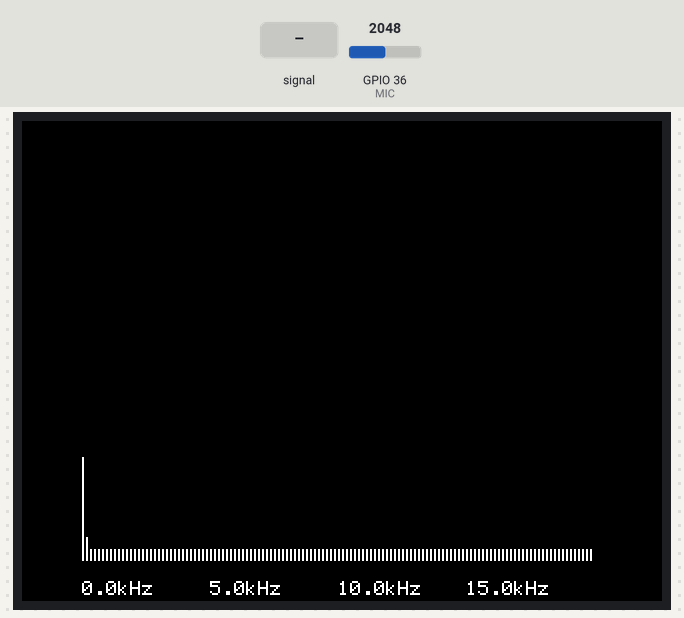
Simulated run of this sketch. Board: ESP32. On the bench: 320×240 colour display. Inputs (shaded band) come from the test bench; at power-on: GPIO 36 (MIC) = 2048.

Above: at 1.3 s.
1.4 s: GPIO 36 (MIC) fed a 200 Hz sine of ±327 counts around its level
At 1.71 s:
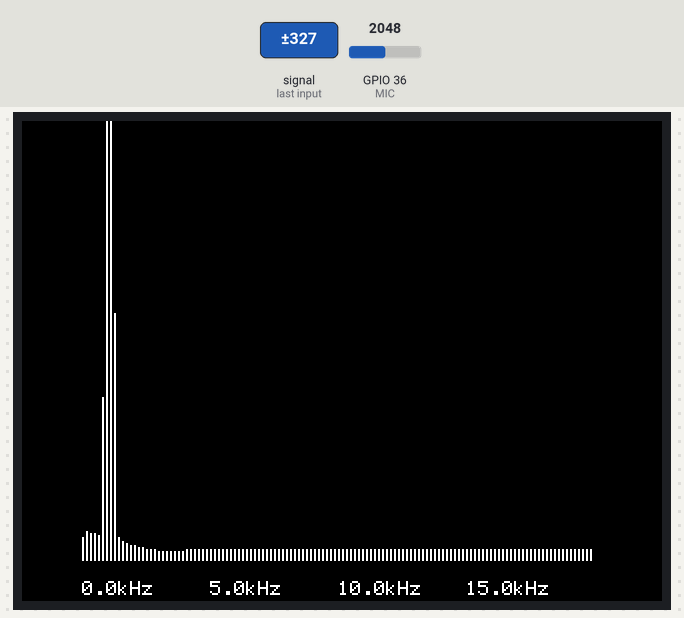
4.4 s: GPIO 36 (MIC) set to 2866
At 5.4 s:
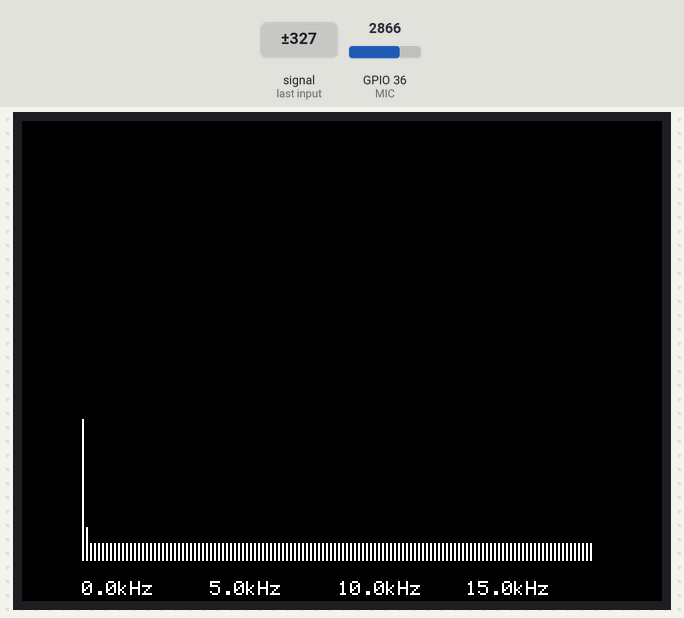
7.4 s: GPIO 36 (MIC) fed a 1000 Hz sine of ±1023 counts around its level
At 7.85 s:
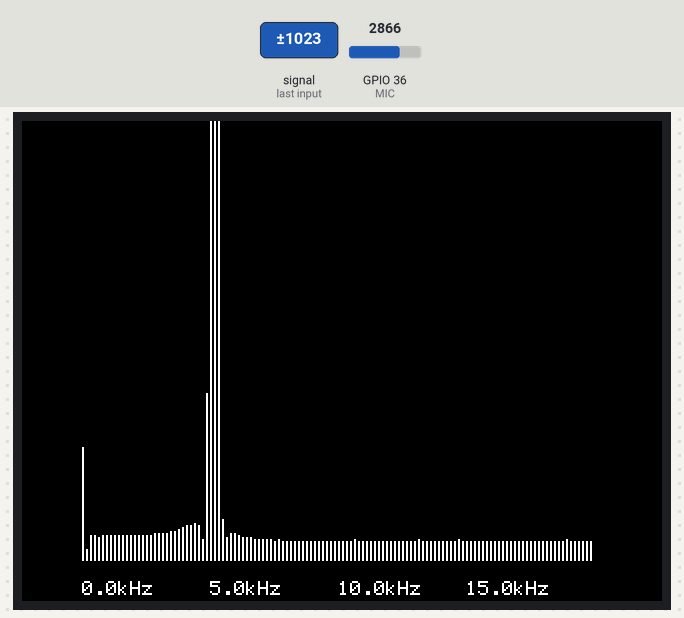
9.1 s: GPIO 36 (MIC) set to 2824
At 10.1 s:
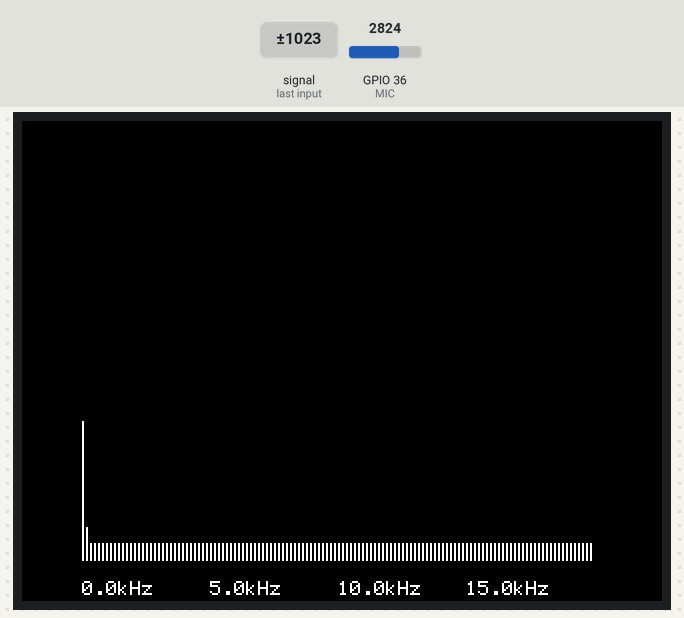
11.0 s: GPIO 36 (MIC) set to 2721
At 12.4 s:
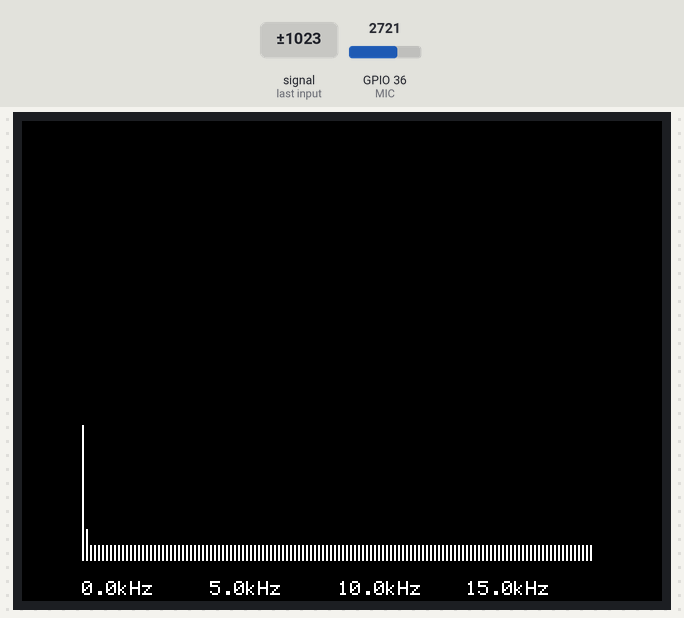
14.0 s: GPIO 36 (MIC) set to 2047
At 14.5 s:
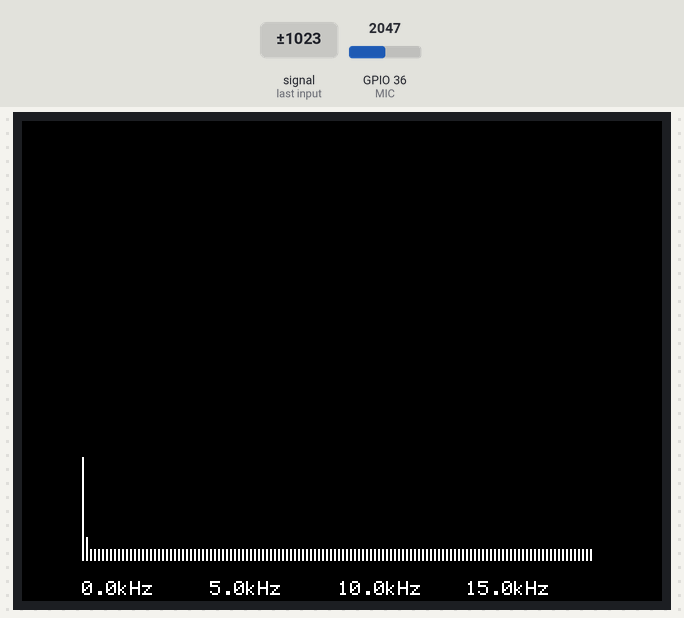
Timing chart, 0 to 17.0 s (numbered marks = the images above; inputs shaded):
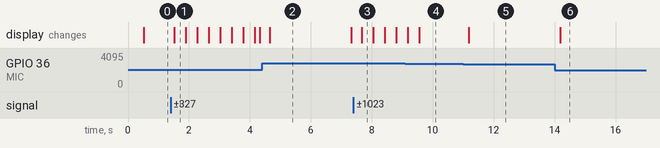

The sketch:

program4.ino
```cpp
/*
 * M5StackでSAMPLING_FREQUENCYでマイクを測定し、FFTして周波数成分をLCDにグラフ表示。
 */
#include <M5Stack.h>
#include "arduinoFFT.h"

#define MIC 36

#define SAMPLING_FREQUENCY 40000
const uint16_t FFTsamples = 256;  // サンプル数は2のべき乗

double vReal[FFTsamples];  // vReal[]にサンプリングしたデーターを入れる
double vImag[FFTsamples];
arduinoFFT FFT = arduinoFFT(vReal, vImag, FFTsamples, SAMPLING_FREQUENCY);  // FFTオブジェクトを作る

unsigned int sampling_period_us;

void sample(int nsamples) {
    for (int i = 0; i < nsamples; i++) {
        unsigned long t = micros();
        vReal[i] = (double)analogRead(MIC) / 4095.0 * 3.6 + 0.1132; // ESP32のADCの特性を補正
        vImag[i] = 0;
        while ((micros() - t) < sampling_period_us) ;
    }
}

int X0 = 30;
int Y0 = 20;
int _height = 240 - Y0;
int _width = 320;
float dmax = 5.0;

void drawChart(int nsamples) {
    int band_width = floor(_width / nsamples);
    int band_pad = band_width - 1;

    for (int band = 0; band < nsamples; band++) {
        int hpos = band * band_width + X0;
        float d = vReal[band];
        if (d > dmax) d = dmax;
        int h = (int)((d / dmax) * (_height));
        M5.Lcd.fillRect(hpos, _height - h, band_pad, h, WHITE);
        if ((band % (nsamples / 4)) == 0) {
            M5.Lcd.setCursor(hpos, _height + Y0 - 10);
            M5.Lcd.printf("%.1fkHz", ((band * 1.0 * SAMPLING_FREQUENCY) / FFTsamples / 1000));
        }
    }
}

void setup() {
    M5.begin();
    Serial.begin(115200);
    while (!Serial) ;
    M5.lcd.setBrightness(20);  // LCDバックライトの輝度を下げる

    sampling_period_us = round(1000000 * (1.0 / SAMPLING_FREQUENCY));

    pinMode(MIC, INPUT);
}

void DCRemoval(double *vData, uint16_t samples) {
    double mean = 0;
    for (uint16_t i = 1; i < samples; i++) {
        mean += vData[i];
    }
    mean /= samples;
    for (uint16_t i = 1; i < samples; i++) {
        vData[i] -= mean;
    }
}

void loop() {
    sample(FFTsamples);

    DCRemoval(vReal, FFTsamples);
    FFT.Windowing(FFT_WIN_TYP_HAMMING, FFT_FORWARD);  // 窓関数
    FFT.Compute(FFT_FORWARD); // FFT処理(複素数で計算)
    FFT.ComplexToMagnitude(); // 複素数を実数に変換
    M5.Lcd.fillScreen(BLACK);
    drawChart(FFTsamples / 2);
}
```

Measured:
- after the input at 1.4 s, the display: changes after 0.12 s (image 1)
- after the input at 7.4 s, the display: changes after 0.27 s (image 3)
- after the input at 11.0 s, the display: changes after 0.18 s (image 5)
- after the input at 14.0 s, the display: changes after 0.18 s (image 6)
- what the display in image 2 shows lasts 2.6 s, from 4.7 s to 7.3 s
